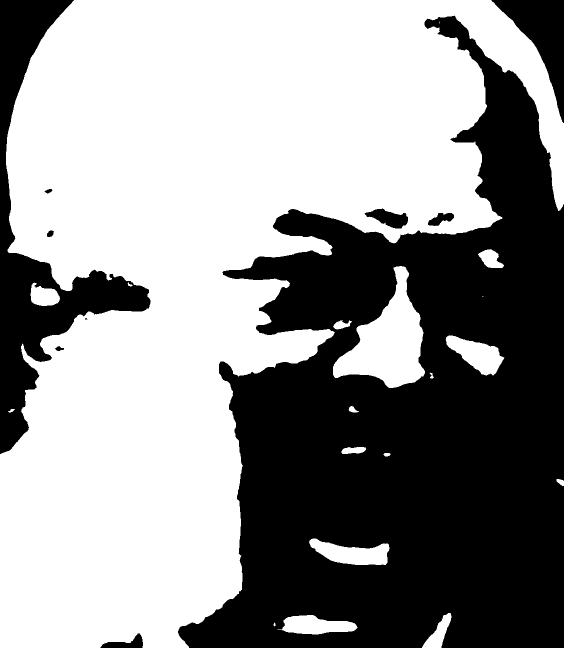
#> input picture 명노아/sungman2.png, 1127 x 1295 px (shown at 1/2 size)
$ jupyter execute --allow-errors '09_feature_character_이승만.ipynb'
#> lines starting #> are read from the running program, lines starting #| are printed output that depends on the picture; after the words box and inside, x2 and y2 are one past the last pixel; in counts of white or black regions, pixels touching at a corner belong together
[cell 1]
import pandas as pd
import numpy as np
from konlpy.tag import Komoran
from wordcloud import WordCloud
import matplotlib.pyplot as plt
import koreanize_matplotlib
from PIL import Image

#> (a cell that did not finish here is left out)

[cell 3]
from konlpy.tag import Komoran
from collections import Counter

# 데이터 토큰화 및 단어 사전 구축
def build_vocab(corpus, n_vocab, special_tokens):
    counter = Counter()
    for tokens in corpus:
        counter.update(tokens)
    vocab = special_tokens
    for token, count in counter.most_common(n_vocab):
        vocab.append(token)
    return counter


#> (the rest of this cell did not finish here and is left out)

#> (a cell that did not finish here is left out)

[cell 5]
from wordcloud import WordCloud
import matplotlib.pyplot as plt

# 이미지 로드
image_mask = np.array(Image.open("sungman2.png"))  # 이미지 경로를 적절히 변경하세요.
#> image_mask is the input picture: shape (1295, 1127); 57.9% white; 10 black regions (1 under 20 px), largest, box (x1, y1, x2, y2) and area: (356, 31, 1127, 1295) 532785, (0, 0, 301, 908) 63790, (983, 0, 1127, 246) 13095

# 이미지를 워드클라우드에 적용
#> (the rest of this cell did not finish here and is left out)

[cell 6]
import cv2
import numpy as np
import matplotlib.pyplot as plt

blk_size = 9        # 블럭 사이즈
C = 5               # 차감 상수
img = cv2.imread('./sungman.png', cv2.IMREAD_GRAYSCALE) # 그레이 스케일로  읽기
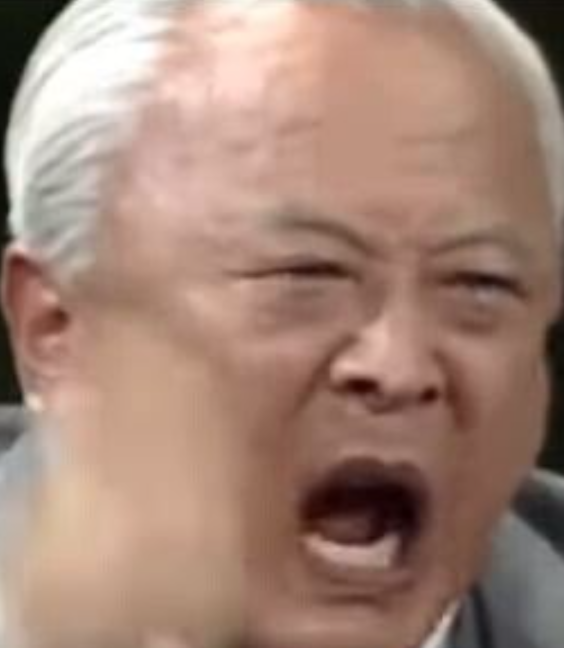
#> input picture 명노아/sungman.png, 1127 x 1295 px (shown at 1/2 size)
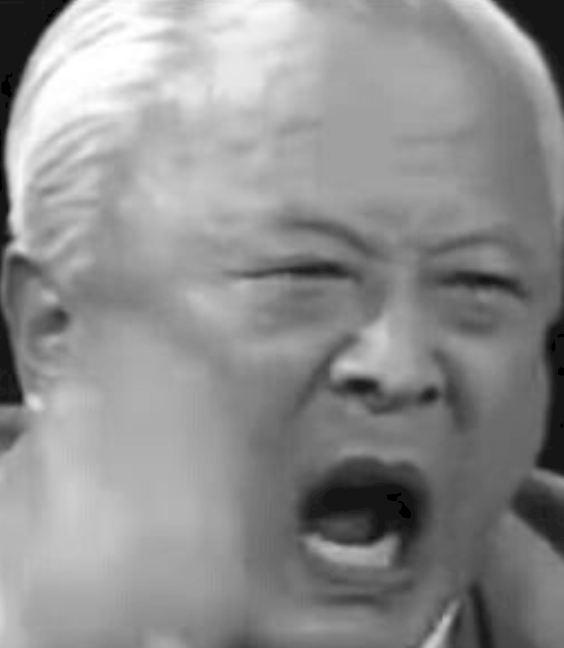
#> img: shape (1295, 1127) (shown at 1/2 size); min 0, max 255, mean 142.5

ret, th1 = cv2.threshold(img, 0, 255, cv2.THRESH_BINARY | cv2.THRESH_OTSU)
#> ret = 136

cv2.imwrite('sungman2.png', th1)

th2 = cv2.adaptiveThreshold(img, 255, cv2.ADAPTIVE_THRESH_MEAN_C,\
                                      cv2.THRESH_BINARY, blk_size, C)
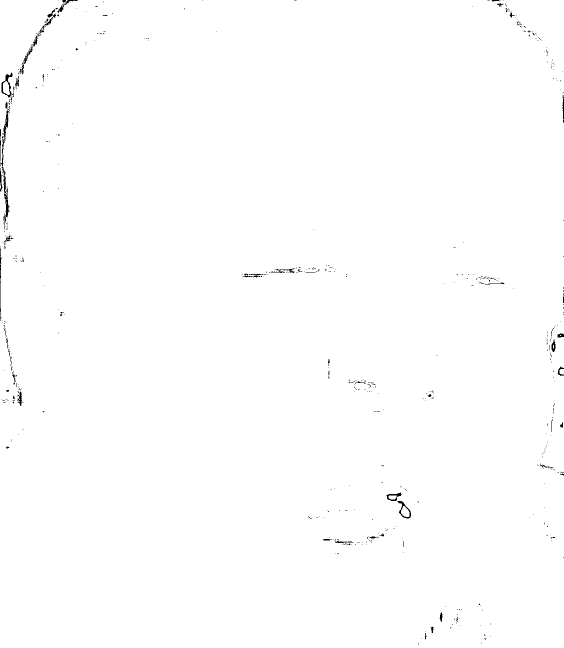
#> th2: shape (1295, 1127) (shown at 1/2 size); 99.6% white; black in thin lines or dots
th3 = cv2.adaptiveThreshold(img, 255, cv2.ADAPTIVE_THRESH_GAUSSIAN_C, \
                                     cv2.THRESH_BINARY, blk_size, C)
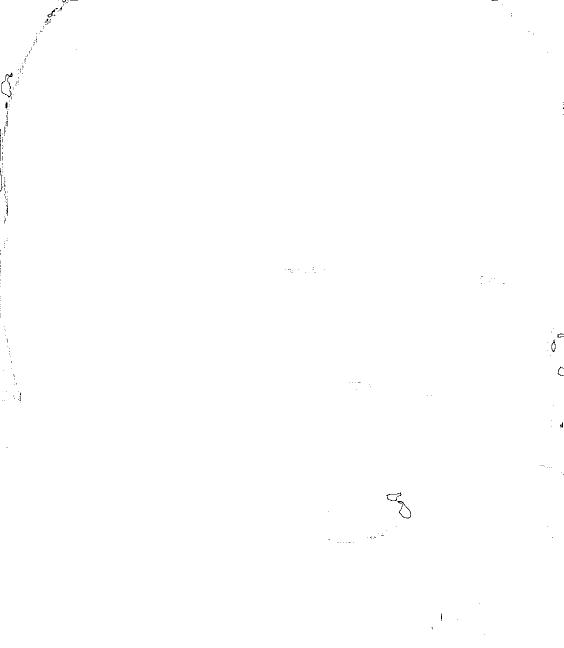
#> th3: shape (1295, 1127) (shown at 1/2 size); 99.9% white; black in thin lines or dots

imgs = {'Original': img, 'Global-Otsu:%d'%ret:th1, \
        'Adapted-Mean':th2, 'Adapted-Gaussian': th3}
for i, (k, v) in enumerate(imgs.items()):
    plt.subplot(2,2,i+1)
    plt.title(k)
    plt.imshow(v,'gray')
    plt.xticks([]),plt.yticks([])
#> this loop made 4 passes
#> k on passes 1 to 4: 'Original', 'Global-Otsu:136', 'Adapted-Mean', 'Adapted-Gaussian'

plt.show()
